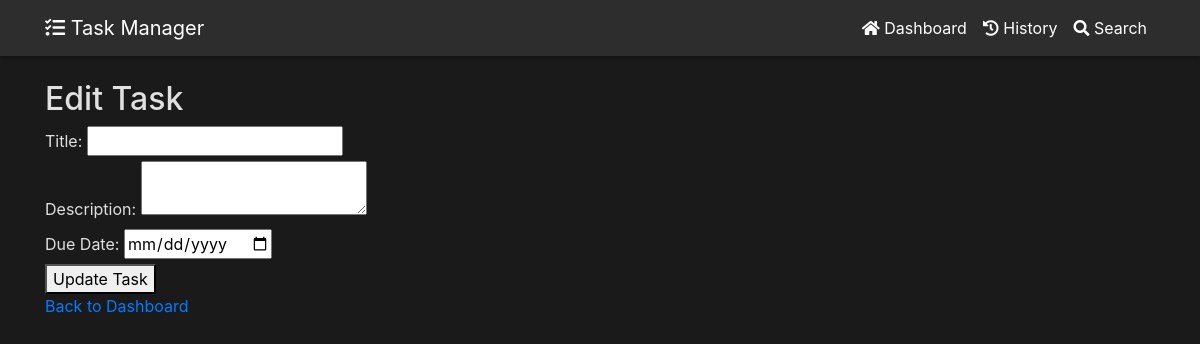
Before: /edit_task/3 with the older database file.
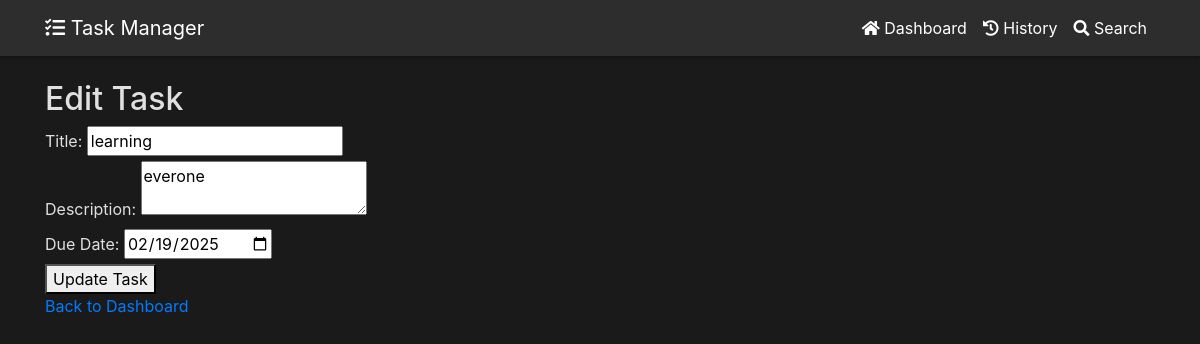
After: the same page with the newer database file.
### models.py (models this page shows, shortened)
class Task(db.Model):
    id = db.Column(db.Integer, primary_key=True)
    title = db.Column(db.String(255), nullable=False)
    description = db.Column(db.Text, nullable=True)
    completed = db.Column(db.Boolean, default=False)
    due_date = db.Column(db.DateTime, nullable=True)  # วันที่กำหนดส่ง
    created_at = db.Column(db.DateTime, default=datetime.utcnow)  # วันที่สร้าง
    completed_at = db.Column(db.DateTime, nullable=True)  # วันที่งานเสร็จ

### routes.py (the view, shortened to what this page needs)
@app_routes.route("/edit_task/<int:task_id>", methods=["GET", "POST"])
def edit_task(task_id):
    task = Task.query.get(task_id)
    form = TaskForm(obj=task)
    return render_template("edit_task.html", form=form, task=task)

### forms.py
class TaskForm(FlaskForm):
    title = StringField("Title", validators=[DataRequired()])
    description = TextAreaField("Description")
    due_date = DateField("Due Date", format="%Y-%m-%d")
    submit = SubmitField("Add Task")

### templates/edit_task.html (shortened to what this page needs)
{% extends "base.html" %}
{% block content %}
    <h2>Edit Task</h2>
    <form method="POST">
        <label>Title:</label> {{ form.title() }}<br>
        <label>Description:</label> {{ form.description() }}<br>
        <label>Due Date:</label> {{ form.due_date() }}<br>
        <button type="submit">Update Task</button>
    </form>
    <a href="{{ url_for('app_routes.dashboard') }}">Back to Dashboard</a>
{% endblock %}

Changed rows visible on the page:
added Task: title "learning", description "everone", due_date "02/19/2025"
